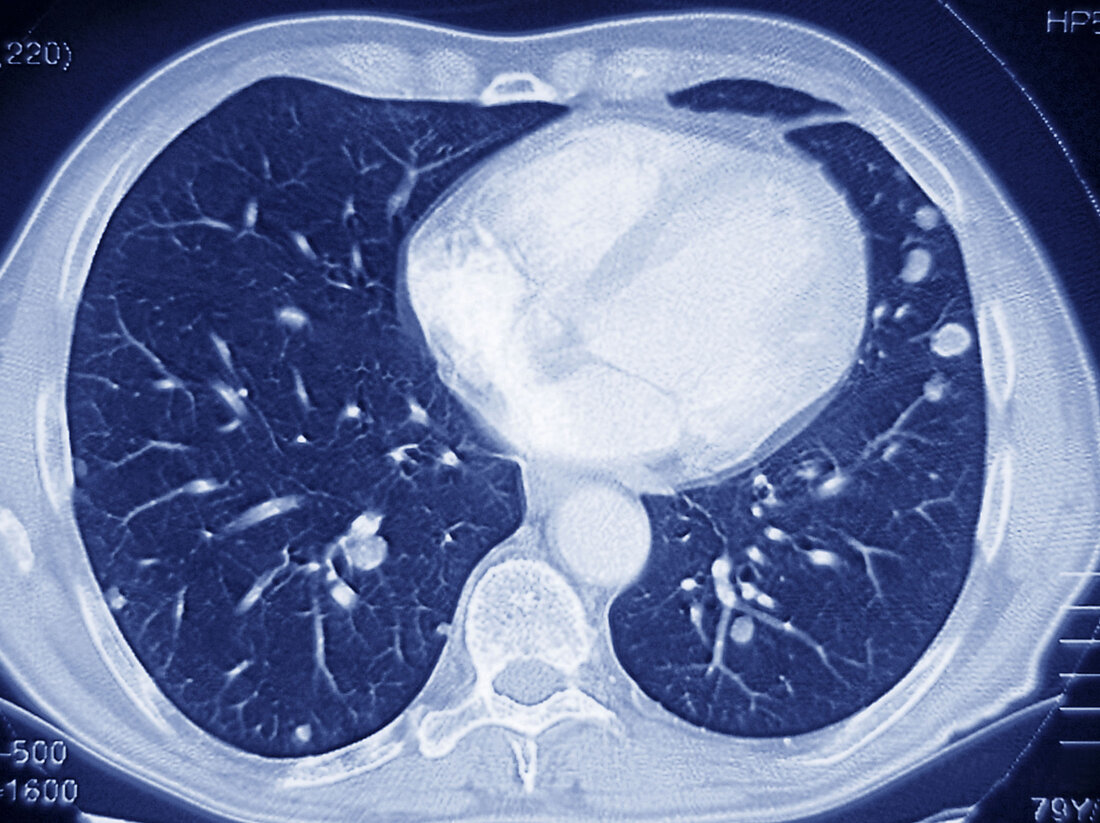
#> input picture Image-processing-analyzing-main/Image-Processing-analyzing/aa.jpg, 1100 x 823 px
$ jupyter execute Main.ipynb
#> lines starting #> are read from the running program, lines starting #| are printed output that depends on the picture; after the words box and inside, x2 and y2 are one past the last pixel; in counts of white or black regions, pixels touching at a corner belong together
[cell 1]
import numpy as np
import matplotlib.pyplot as plt
import cv2

[cell 2]
img = cv2.imread('aa.jpg')
#> img is the input picture: shape (823, 1100, 3); mean B, G, R 160.9, 122.2, 109.5
img_gray = cv2.cvtColor(img,cv2.COLOR_BGR2GRAY)

[cell 3]
plt.imshow(img_gray,cmap='gray')
plt.axis('off')

[cell 4]
# Erose and dilation.
my_kernel = np.ones((5,5),dtype= np.uint8)
erose_img = cv2.erode(img_gray,my_kernel,iterations=2)
plt.imshow(erose_img,cmap='gray')

[cell 5]
dilation_img= cv2.dilate(img_gray,my_kernel,iterations = 2)
plt.imshow(dilation_img,cmap='gray')

[cell 6]
## Thresholds
_,binary_img = cv2.threshold(img_gray,thresh=125,maxval=255,type= cv2.THRESH_BINARY)
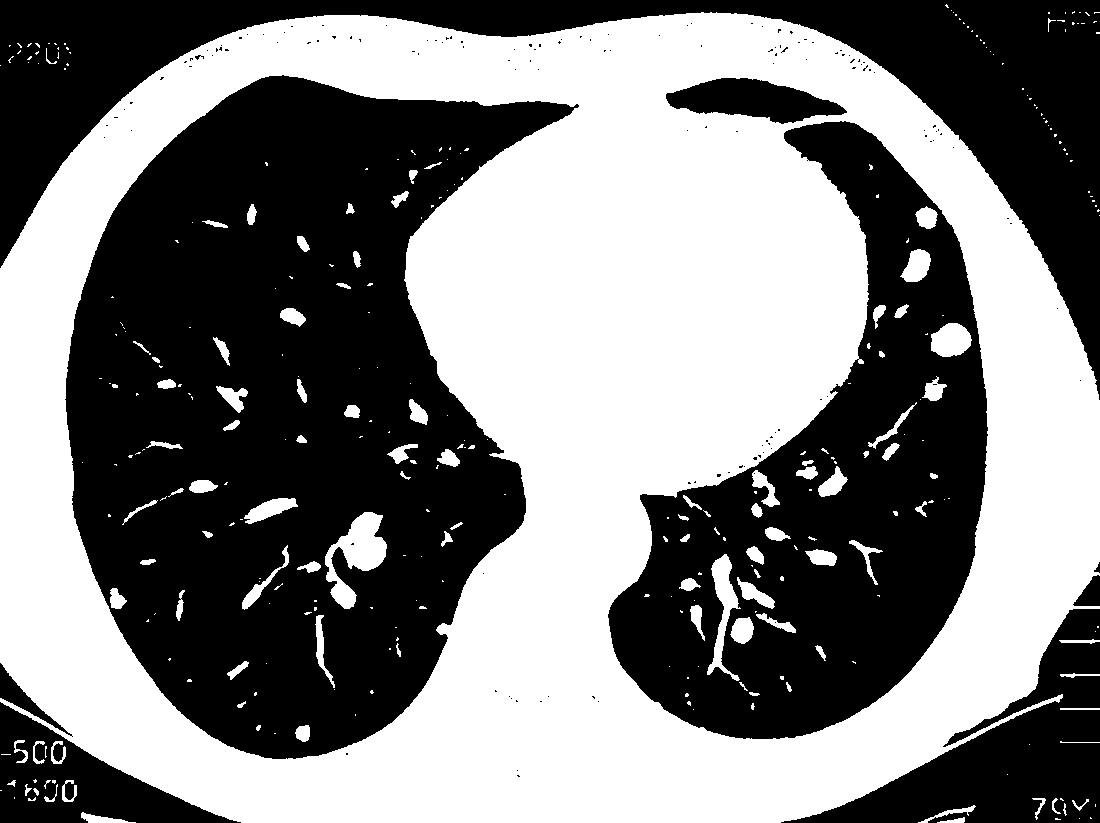
#> binary_img: shape (823, 1100); 49.2% white; 322 white regions (217 under 20 px), largest, box (x1, y1, x2, y2) and area: (0, 12, 1100, 823) 424306, (325, 512, 387, 609) 2726, (707, 554, 741, 681) 1491
_,binary_inv_img = cv2.threshold(img_gray,thresh=125,maxval=255,type= cv2.THRESH_BINARY_INV)
_,tozero_img = cv2.threshold(img_gray,thresh=125,maxval=255,type= cv2.THRESH_TOZERO)
_,tozero_inv_img = cv2.threshold(img_gray,thresh=125,maxval=255,type= cv2.THRESH_TOZERO_INV)
_,trunc_img = cv2.threshold(img_gray,thresh=125,maxval=255,type= cv2.THRESH_TRUNC)
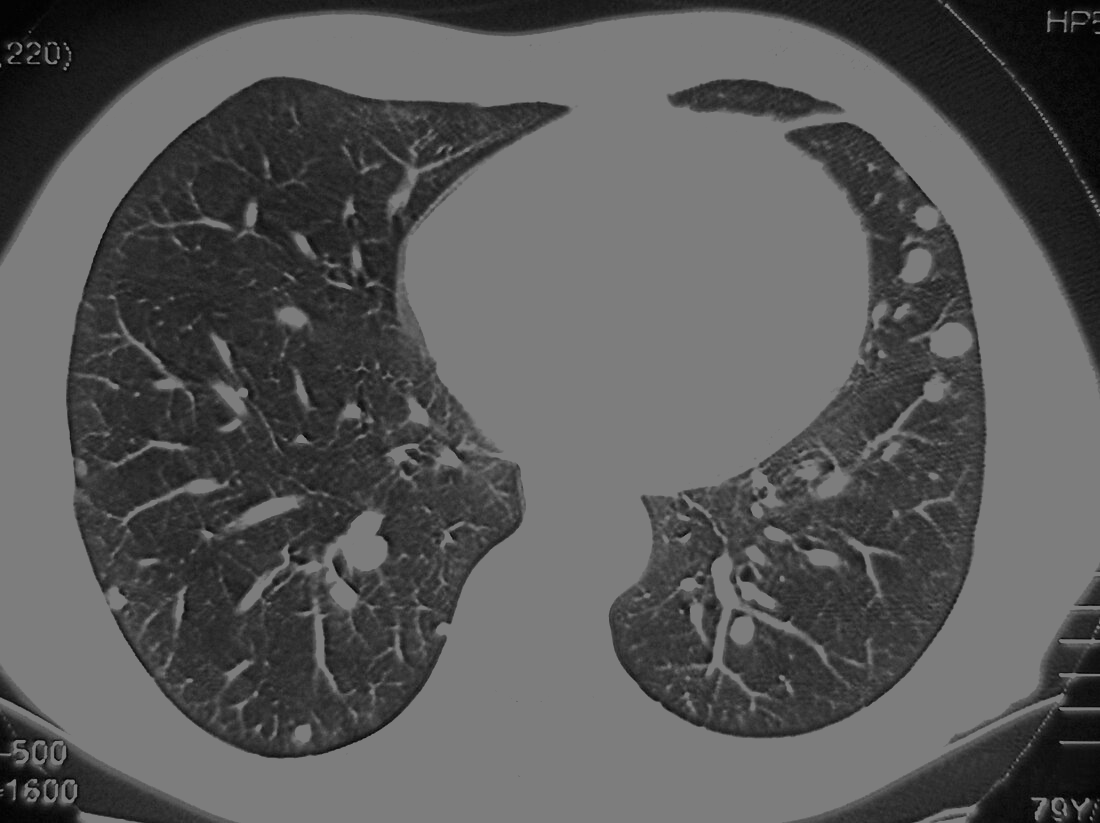
#> trunc_img: shape (823, 1100); min 1, max 125, mean 88.5

[cell 7]
#Ekrana Yazdirma
fig = plt.figure(figsize=(10, 7))
rows = 3
columns = 2

fig.add_subplot(rows,columns,1)
plt.title("main")
plt.imshow(img_gray,cmap='gray')
plt.axis("off")

fig.add_subplot(rows,columns,3)
plt.title("binary")
plt.imshow(binary_img,cmap ='gray')
plt.axis("off")

fig.add_subplot(rows,columns,4)
plt.title("binary inv")
plt.imshow(binary_inv_img,cmap ='gray')
plt.axis("off")

fig.add_subplot(rows,columns,5)
plt.title("tozero")
plt.imshow(tozero_img,cmap ='gray')

plt.axis("off")
fig.add_subplot(rows,columns,6)
plt.title("tozero inv")
plt.imshow(tozero_inv_img,cmap ='gray')

plt.axis("off")
fig.add_subplot(rows,columns,2)
plt.title("trunc")
plt.imshow(trunc_img,cmap ='gray')
plt.axis("off")

[cell 8]
# rgb hale getirme
img_rgb = cv2.cvtColor(img,cv2.COLOR_BGR2RGB)
plt.imshow(img_rgb)

[cell 9]
img_painted = img

[cell 10]
img_indexes = (img_rgb[:,:,0]<100) &(img_rgb[:,:,1]<100) & (img_rgb[:,:,2]>100)
#> img_indexes: shape (823, 1100) bool; 25.4% white; 1029 white regions (876 under 20 px), largest, box (x1, y1, x2, y2) and area: (66, 76, 571, 756) 101692, (609, 122, 987, 738) 90562, (0, 6, 1100, 385) 7258
plt.imshow(img_indexes)

[cell 11]
img_painted[img_indexes] = [255,0,0]
plt.imshow(img_painted)

[cell 12]
my_gradient_img_1 = cv2.morphologyEx(img_gray,cv2.MORPH_GRADIENT,my_kernel)
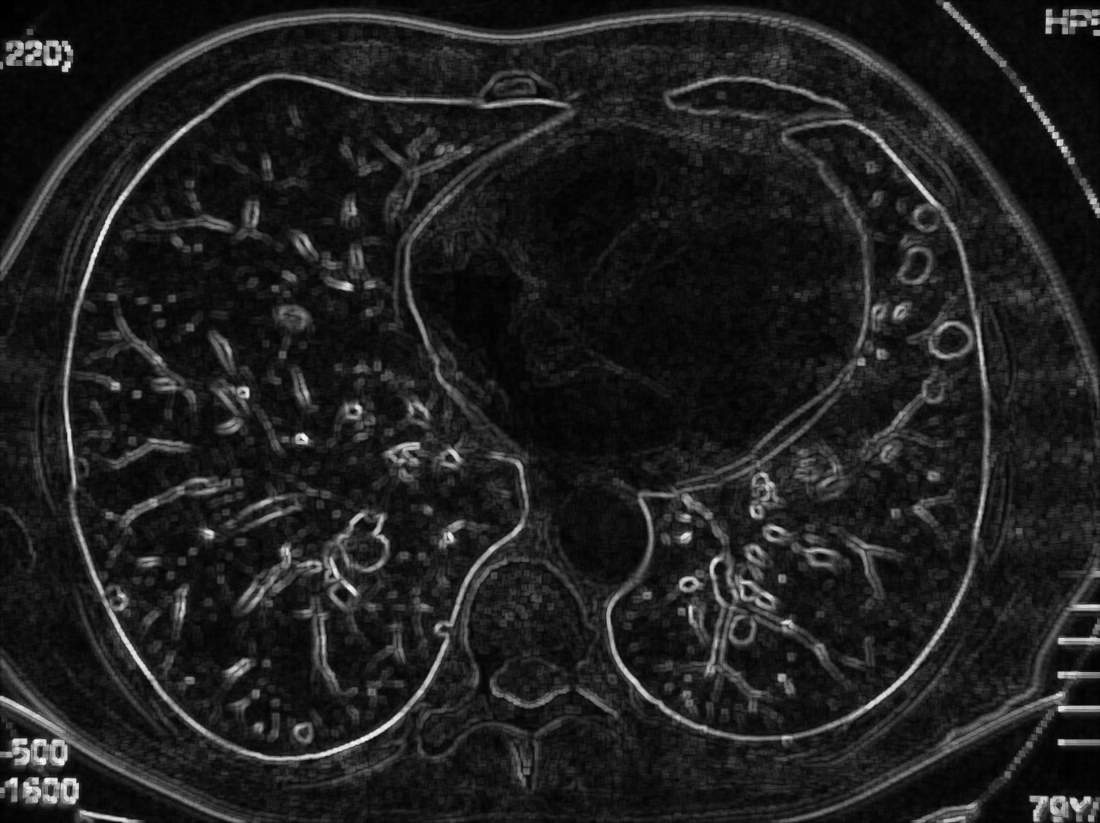
#> my_gradient_img_1: shape (823, 1100); min 0, max 246, mean 31.7
my_gradient_img_2 = cv2.morphologyEx(binary_inv_img,cv2.MORPH_GRADIENT,my_kernel)
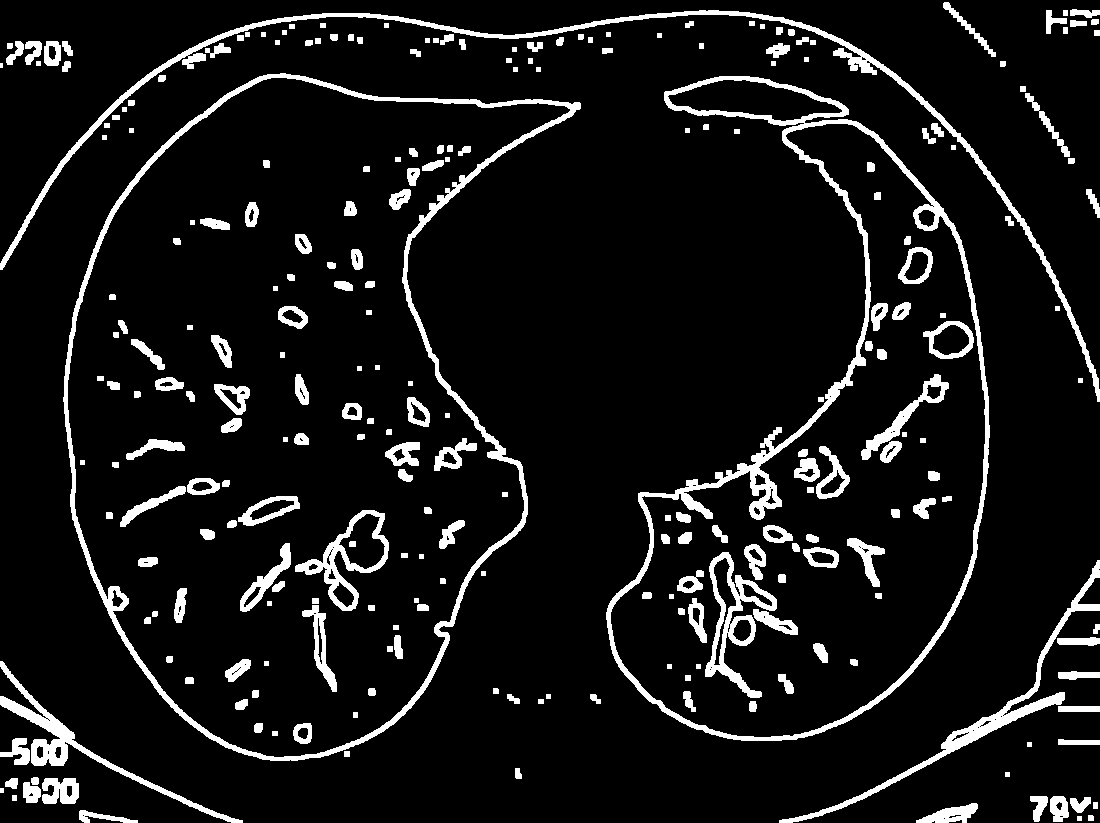
#> my_gradient_img_2: shape (823, 1100); 8.7% white; 263 white regions (1 under 20 px), largest, box (x1, y1, x2, y2) and area: (606, 76, 990, 741) 13101, (63, 73, 581, 761) 11396, (0, 10, 1100, 402) 7840

#Ekrana Yazdirma
fig = plt.figure(figsize=(10, 7))
rows = 3
columns = 2

fig.add_subplot(rows,columns,1)
plt.title("main")
plt.imshow(img_gray,cmap='gray')
plt.axis("off")

fig.add_subplot(rows,columns,2)
plt.title("main gradient")
plt.imshow(my_gradient_img_1,cmap ='gray')
plt.axis("off")

fig.add_subplot(rows,columns,3)
plt.title("main gradient")
plt.imshow(binary_img,cmap ='gray')
plt.axis("off")

fig.add_subplot(rows,columns,4)
plt.title("binary inv gradient")
plt.imshow(my_gradient_img_2,cmap ='gray')
plt.axis("off")

[cell 13]
height,width = img.shape[:2]
#> height = 823; width = 1100

def re_size(height,width):
#> called with height = 823, width = 1100
    if height > 600 and width> 600:
        print('yukseklik ve genislik 600 den buyuk oldugu icin kucultuyorum')
        resized_image= cv2.resize(img_gray,(width//2,height//2),interpolation = cv2.INTER_LANCZOS4)
        return resized_image,None
    elif height < 600 and width< 600:
        print('yukseklik ve genislik 600 den kucuk oldugu icin kucultuyorum')
        resized_image= cv2.resize(img_gray,(width//2,height//2),interpolation = cv2.INTER_LANCZOS4)
        resized_image2= cv2.resize(img_gray,(width*2,height*2),interpolation = cv2.INTER_LANCZOS4)
        return resized_image, resized_image2
    else:
        resized_image= cv2.resize(img_gray,(width//2,height//2),interpolation = cv2.INTER_LANCZOS4)
        return resized_image,None

[cell 14]
height,width = img.shape[:2]
img1,img2 = re_size(height,width)

if img1 is not None:
    plt.imshow(img1,cmap='gray')
    print(img1.shape)
#| (411, 550)
